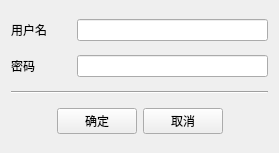
<?xml version="1.0" encoding="UTF-8"?>
<ui version="4.0">
 <class>LoginDlg</class>
 <widget class="QWidget" name="LoginDlg">
  <property name="geometry">
   <rect>
    <x>0</x>
    <y>0</y>
    <width>279</width>
    <height>153</height>
   </rect>
  </property>
  <property name="windowTitle">
   <string>LoginDlg</string>
  </property>
  <layout class="QVBoxLayout" name="verticalLayout">
   <item>
    <layout class="QHBoxLayout" name="horizontalLayout">
     <item>
      <widget class="QLabel" name="label">
       <property name="minimumSize">
        <size>
         <width>60</width>
         <height>0</height>
        </size>
       </property>
       <property name="text">
        <string>用户名</string>
       </property>
      </widget>
     </item>
     <item>
      <widget class="QLineEdit" name="editUser"/>
     </item>
    </layout>
   </item>
   <item>
    <layout class="QHBoxLayout" name="horizontalLayout_2">
     <item>
      <widget class="QLabel" name="label_2">
       <property name="minimumSize">
        <size>
         <width>60</width>
         <height>0</height>
        </size>
       </property>
       <property name="text">
        <string>密码</string>
       </property>
      </widget>
     </item>
     <item>
      <widget class="QLineEdit" name="editPasswd">
       <property name="echoMode">
        <enum>QLineEdit::Password</enum>
       </property>
      </widget>
     </item>
    </layout>
   </item>
   <item>
    <widget class="Line" name="line">
     <property name="orientation">
      <enum>Qt::Horizontal</enum>
     </property>
    </widget>
   </item>
   <item>
    <layout class="QHBoxLayout" name="horizontalLayout_3">
     <item>
      <spacer name="horizontalSpacer_2">
       <property name="orientation">
        <enum>Qt::Horizontal</enum>
       </property>
       <property name="sizeHint" stdset="0">
        <size>
         <width>40</width>
         <height>20</height>
        </size>
       </property>
      </spacer>
     </item>
     <item>
      <widget class="QPushButton" name="btnOK">
       <property name="text">
        <string>确定</string>
       </property>
      </widget>
     </item>
     <item>
      <widget class="QPushButton" name="btnCancel">
       <property name="text">
        <string>取消</string>
       </property>
      </widget>
     </item>
     <item>
      <spacer name="horizontalSpacer">
       <property name="orientation">
        <enum>Qt::Horizontal</enum>
       </property>
       <property name="sizeHint" stdset="0">
        <size>
         <width>40</width>
         <height>20</height>
        </size>
       </property>
      </spacer>
     </item>
    </layout>
   </item>
  </layout>
 </widget>
 <layoutdefault spacing="6" margin="11"/>
 <resources/>
 <connections/>
</ui>
